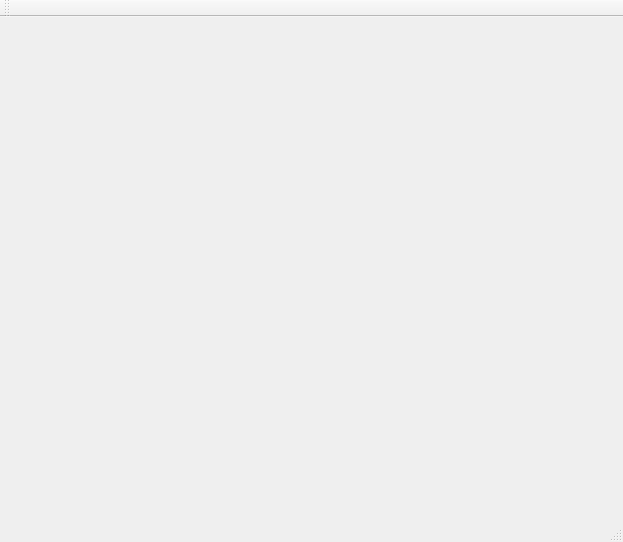
<?xml version="1.0" encoding="UTF-8"?>
<ui version="4.0">
 <class>MainWindow</class>
 <widget class="QMainWindow" name="MainWindow">
  <property name="geometry">
   <rect>
    <x>0</x>
    <y>0</y>
    <width>623</width>
    <height>542</height>
   </rect>
  </property>
  <property name="windowTitle">
   <string>MainWindow</string>
  </property>
  <widget class="QWidget" name="centralWidget"/>
  <widget class="QMenuBar" name="menuBar">
   <property name="geometry">
    <rect>
     <x>0</x>
     <y>0</y>
     <width>623</width>
     <height>23</height>
    </rect>
   </property>
  </widget>
  <widget class="QToolBar" name="mainToolBar">
   <attribute name="toolBarArea">
    <enum>TopToolBarArea</enum>
   </attribute>
   <attribute name="toolBarBreak">
    <bool>false</bool>
   </attribute>
  </widget>
  <widget class="QStatusBar" name="statusBar"/>
 </widget>
 <layoutdefault spacing="6" margin="11"/>
 <resources/>
 <connections/>
</ui>
